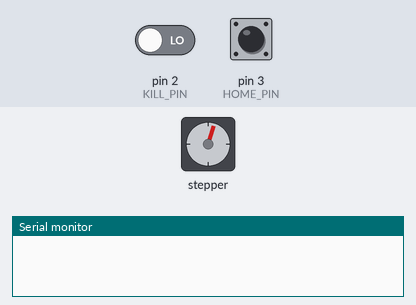
Recording of a sketch running on a simulated Arduino Uno, built with avr-gcc and run on an emulated ATmega328P. Parts: stepper motor, the last lines printed to the serial monitor. Wiring (inferred from the names in the program): stepper motor driver (200 steps per turn assumed): step pin 4; direction pin 5. Inputs (shaded band) come from the test bench; at power-on: pin 2 (KILL_PIN) LOW, pin 3 (HOME_PIN) HIGH.

Above: at 0.16 s.
At 0.8 s:
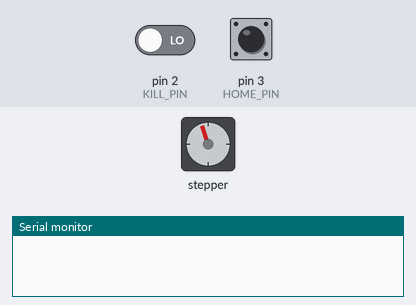
0.9 s: pin 2 (KILL_PIN) driven HIGH
At 2.1 s:
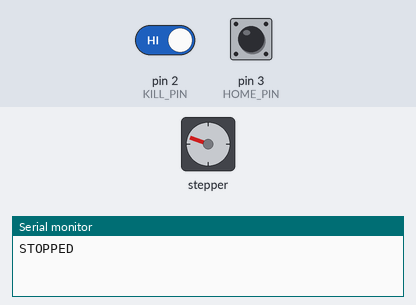
2.4 s: pin 3 (HOME_PIN) pulled LOW for 0.15 s
Timing chart, 0 to 5.4 s (numbered marks = the images above; inputs shaded):
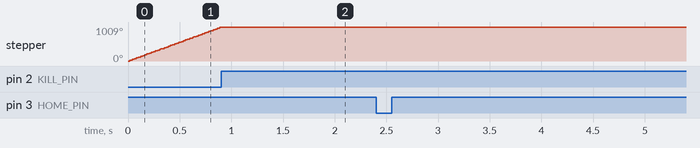

The sketch:

Clasa_Stepper.ino
```cpp
volatile int opresteTot = 1;
void ISR_opresteTot(){
  opresteTot  =0;
  Serial.println("STOPPED");
}
class StepperMotor{
private:
  int pinStep;
  int pinDir;
  int pinHome;
  int poz;
  int pozMentenanta;
  int vMin;
  int vMax;
public:
  StepperMotor(int pinDir, int pinStep, int pinHome, int vMin, int vMax){
    this->pinDir = pinDir;
    this->pinStep = pinStep;
    this->pinHome = pinHome;
    this->vMin = vMin;
    this->vMax = vMax;
    digitalWrite(this-> pinDir, HIGH);
  }
  void setVMin(int v){
    this->vMin = v;
  }
  void setVMax(int v){
    this->vMax = v;
  }
  void setPozMentenanta(int p){
    this->pozMentenanta = p;
  }
  void step(int steps){
    if(steps > 0){
      digitalWrite(pinDir, HIGH);
      poz += steps;
    }else{
      Serial.println(poz, steps);
      digitalWrite(pinDir, LOW);
      if(steps * (-1) > poz){ // Cazul in care il pun sa mearga inpoi mai mult decat poz home
        steps = poz * (-1);
      }
      steps = (-1) * steps;
      poz -= steps;
    }

    int change = 2;
    int rampUpStop = (vMin-vMax) / change;
    if (rampUpStop > steps / 2){
       rampUpStop = steps / 2;
    }
    int rampDownStart = steps - rampUpStop;
    int d = vMin;
    for (int i=0;i<steps;i++){
        digitalWrite(pinStep * opresteTot , HIGH);
        digitalWrite(pinStep * opresteTot , LOW);
        delayMicroseconds(d);
        if (i < rampUpStop)
            d -= change;
         else if (i > rampDownStart )
            d += change;
      }
   }

  void seteazaHome(bool sens, int nrPasi){
    if (sens == false){
      digitalWrite(pinDir, LOW);
    } else{
      digitalWrite(pinDir, HIGH);
    }
    while(digitalRead(pinHome)){
      step(nrPasi);
      delay(2);
    }
    poz = 0;
  }
  void trimiteLaMentenanta(){
    step(pozMentenanta-poz);
  }
  void trimiteLaAcasa(){
    step(-1*poz);
  }
};

// Definim pinul pentru a opri tot (pentru Arduino UNO putem folosii  numai pinii 2 sau 3)
#define DIR_PIN        5
#define STEP_PIN       4
#define HOME_PIN       3
#define KILL_PIN       2


// Declaram cele 4 motare
StepperMotor motor(DIR_PIN, STEP_PIN, HOME_PIN, 1400, 300);


void setup(){
  Serial.begin(9600);

  pinMode(DIR_PIN, OUTPUT);
  pinMode(STEP_PIN, OUTPUT);
  pinMode(HOME_PIN, INPUT_PULLUP);
  attachInterrupt(digitalPinToInterrupt(KILL_PIN), ISR_opresteTot, RISING);

  motor.seteazaHome(false, 10); // cu false merge in o directie si true in directia opusa, 10 reprezinta numarul de pasi in care merge
  delay(1000);
  motor.step(2000);
  delay(1000);
  motor.step(1000);
  delay(1000);
  motor.step(-5000);
  delay(1000);
  motor.setPozMentenanta(6000);
  motor.trimiteLaMentenanta();
  delay(1000);
  motor.trimiteLaAcasa();
  delay(1000);
  motor.step(11000);
  delay(1000);
  motor.setVMax(150);
  motor.step(11000);
  }

void loop()
{
 /*  motor.step(1000);
   delay(1000);
   motor.step(2000);
   delay(1000);
   motor.step(-8500);
   delay(3000); */
}
```

Measured:
- after the input at 0.9 s, stepper: stops changing and stays 1009°
- by itself, stepper: keeps turning clockwise at about 1147°/s
